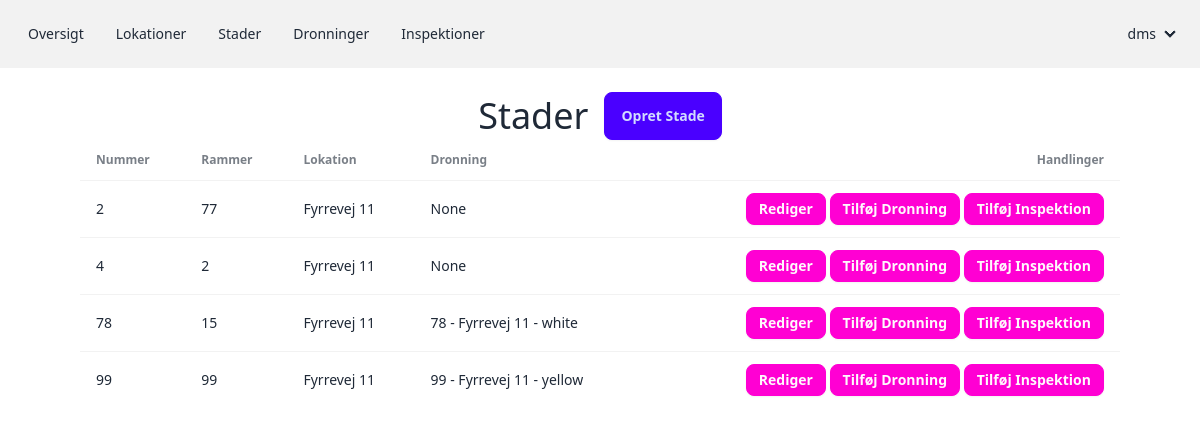
Screenshot of /hives/ (signed in) with the database file from the repository.
### beejournal/models.py (models this page shows, shortened)
class Hive(BaseModel):
    number = models.CharField(max_length=8)
    frames = models.IntegerField(blank=True, null=True)
    place = models.ForeignKey("beejournal.Place", related_name='hives', on_delete=models.PROTECT)
    class Meta:
        unique_together = ['number', 'user', 'place']
        ordering = ['number']
    def __str__(self):
        return self.number + " - " + self.place.__str__()
    @property
    def queen(self):
        return self.queens.first()

class Place(BaseModel):
    name = models.CharField(max_length=64)
    class Meta:
        ordering = ['name']
    def __str__(self):
        return self.name

class Queen(BaseModel):
    hive = models.ForeignKey(
        "beejournal.Hive",
        related_name='queens',
        on_delete=models.PROTECT,
        blank=True,
        null=True,
    )
    date = models.DateTimeField()
    comment = models.TextField(blank=True, null=True)
    CHOICES = (
        ("white", "White"),
        ("yellow", "Yellow"),
        ("red", "Red"),
        ("green", "Green"),
        ("blue", "Blue"),
    )
    color = models.CharField(max_length=8, choices=CHOICES, blank=True, null=True)
    marked = models.BooleanField(default=False)
    class Meta:
        ordering = ['-date']
    def __str__(self):
        return self.hive.__str__() + " - " + str(self.color)

### beejournal/views.py (the view)
class HiveListView(LoginRequiredMixin, ListView):
    model = Hive
    template_name = "hive_list.html"
    def get_queryset(self):
        return Hive.objects.filter(user=self.request.user)

### beejournal/templates/hive_list.html
{% extends "base.html" %}
{% block content %}
<div class="flex flex-col items-center justify-center min-w-screen">
    <div>
        <br>
        <div class="flex items-center space-x-4">
            <h1 class="text-4xl">Stader</h1>
            <a href="{% url 'hive_create' %}" class="btn btn-primary">Opret Stade</a>
        </div>
    </div>
    <div class="w-full px-4 md:px-20">
        <table class="table">
        <thead>
            <tr>
                <th>Nummer</th>
                <th>Rammer</th>
                <th>Lokation</th>
                <th>Dronning</th>
                <th class="text-right">Handlinger</th>
            </tr>
        </thead>
        <tbody>
        {% for hive in object_list %}
            <tr class="hover">
                <td>{{ hive.number }}</td>
                <td>{{ hive.frames }}</td>
                <td>{{ hive.place }}</td>
                <td>{{ hive.queen }}</td>
                <td class="text-right">
                    <a href="{% url 'hive_update' hive.id %}" class="btn btn-sm btn-secondary">Rediger</a>
                    <a href="{% url 'queen_create' hive.id %}" class="btn btn-sm btn-secondary">Tilføj Dronning</a>
                    <a href="{% url 'inspection_create' hive.id %}" class="btn btn-sm btn-secondary">Tilføj Inspektion</a>
                </td>
            </tr>
        {% endfor %}
        </tbody>
        </table>
    </div>
</div>
{% endblock content %}

### core/templates/base.html (shortened to what this page needs)
{% load static tailwind_tags %}
<!DOCTYPE html>
<html lang="en">
<head>
    {% tailwind_css %}
</head>
<body>
    {% block body %}
    <div>
        {% include 'navbar.html' %}
        {% block content %}
        {% endblock content %}
    </div>
    {% endblock body %}
</body>

### core/templates/navbar.html (shortened to what this page needs)
<div class="navbar bg-base-200">
    <div class="flex-1">
        <ul class="menu menu-horizontal px-1">
          <li><a href="{% url 'overview' %}">Oversigt</a></li>
          <li><a href="{% url 'place_list' %}">Lokationer</a></li>
          <li><a href="{% url 'hive_list' %}">Stader</a></li>
          <li><a href="{% url 'queen_list' %}">Dronninger</a></li>
          <li><a href="{% url 'inspection_list' %}">Inspektioner</a></li>
        </ul>
    </div>
    <div class="flex-none">
    <ul class="menu menu-horizontal px-1">
        <li>
        <details>
            <summary>{% if user.username %}{{ user.username }}{% else %}Profile{% endif %}</summary>
        </details>
        </li>
    </ul>
    </div>
</div>

### rows the page displays
Hive: number "2", frames "77", place "Fyrrevej 11", queen "None"
Hive: number "4", frames "2", place "Fyrrevej 11", queen "None"
Hive: number "78", frames "15", place "Fyrrevej 11", queen "78 - Fyrrevej 11 - white"
Hive: number "99", frames "99", place "Fyrrevej 11", queen "99 - Fyrrevej 11 - yellow"

### other values shown
{{ user.username }} "dms"
